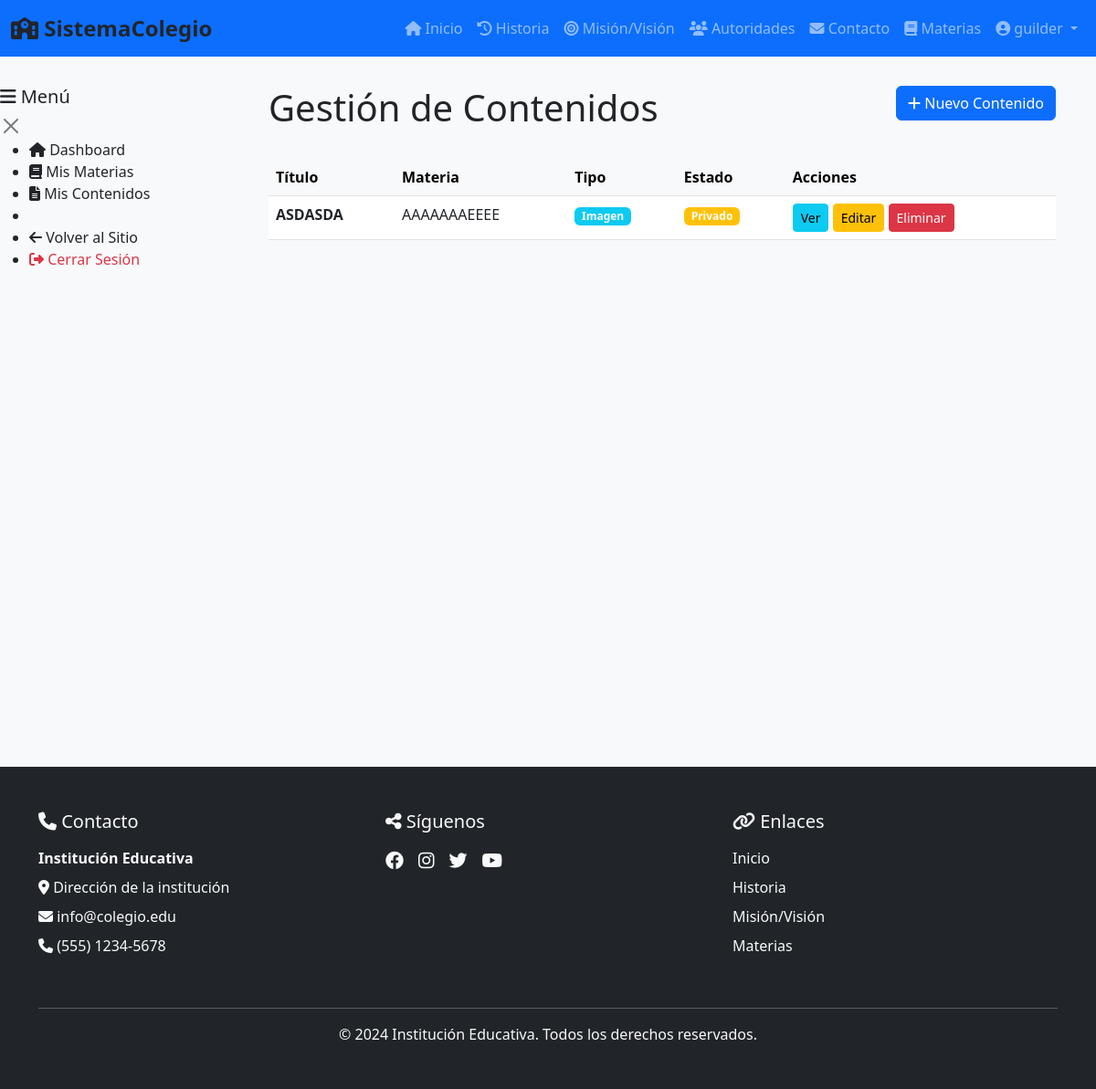
Screenshot of /contenidos-gestion/ (signed in) with the database file from the repository.
### core/models.py (models this page shows, shortened)
class Contenido(models.Model):
    TIPO_CHOICES = [
        ('texto', 'Texto'),
        ('video', 'Video'),
        ('documento', 'Documento'),
        ('imagen', 'Imagen'),
        ('multimedia', 'Multimedia'),
    ]
    ESTADO_CHOICES = [
        ('privado', 'Privado'),
        ('publico', 'Público'),
    ]
    materia = models.ForeignKey(Materia, on_delete=models.CASCADE)
    titulo = models.CharField(max_length=200)
    descripcion = models.TextField(blank=True)
    tipo = models.CharField(max_length=20, choices=TIPO_CHOICES, default='texto')
    archivo = models.FileField(upload_to='contenidos/', blank=True, null=True)
    estado_publicacion = models.CharField(max_length=20, choices=ESTADO_CHOICES, default='privado')
    fecha_creacion = models.DateTimeField(auto_now_add=True)
    class Meta:
        ordering = ['-fecha_creacion']

class Materia(models.Model):
    ESTADO_CHOICES = [
        ('borrador', 'Borrador'),
        ('publicada', 'Publicada'),
    ]
    profesor = models.ForeignKey(ProfesorProfile, on_delete=models.CASCADE)
    nombre = models.CharField(max_length=200)
    descripcion = models.TextField(blank=True)
    estado_publicacion = models.CharField(max_length=20, choices=ESTADO_CHOICES, default='borrador')
    fecha_creacion = models.DateTimeField(auto_now_add=True)
    class Meta:
        ordering = ['-fecha_creacion']

### core/views.py (the view)
# urls.py: path('contenidos-gestion/', views.ContenidosGestionView.as_view(), name='contenidos_gestion'),
class ContenidosGestionView(LoginRequiredMixin, TemplateView):
    template_name = 'contenidos/lista.html'
    def get_context_data(self, **kwargs):
        context = super().get_context_data(**kwargs)
        context['show_sidebar'] = True
        profesor_profile, _ = ProfesorProfile.objects.get_or_create(user=self.request.user)
        context['contenidos'] = Contenido.objects.filter(materia__profesor=profesor_profile).select_related('materia')
        context['materias'] = Materia.objects.filter(profesor=profesor_profile)
        return context

### templates/contenidos/lista.html (shortened to what this page needs)
{% extends "base.html" %}
{% load static %}
{% block content %}
<div style="display: flex; min-height: calc(100vh - 70px);">
    <main style="flex: 1; padding: 2rem; width: 100%;">
        <div class="container-fluid">
            <div class="row mb-4">
                <div class="col">
                    <h1>Gestión de Contenidos</h1>
                </div>
                <div class="col-auto">
                    <button class="btn btn-primary" data-bs-toggle="modal" data-bs-target="#crearContenidoModal">
                        <i class="fas fa-plus"></i> Nuevo Contenido
                    </button>
                </div>
            </div>
            {% if contenidos %}
                <div class="table-responsive">
                    <table class="table table-hover">
                        <thead class="table-light">
                            <tr>
                                <th>Título</th>
                                <th>Materia</th>
                                <th>Tipo</th>
                                <th>Estado</th>
                                <th>Acciones</th>
                            </tr>
                        </thead>
                        <tbody id="contenidosTableBody">
                            {% for contenido in contenidos %}
                                <tr>
                                    <td><strong>{{ contenido.titulo }}</strong></td>
                                    <td>{{ contenido.materia.nombre }}</td>
                                    <td>
                                        <span class="badge bg-info">
                                            {{ contenido.get_tipo_display }}
                                        </span>
                                    </td>
                                    <td>
                                        <span class="badge {% if contenido.estado_publicacion == 'publico' %}bg-success{% else %}bg-warning{% endif %}">
                                            {{ contenido.get_estado_publicacion_display }}
                                        </span>
                                    </td>
                                    <td>
                                        <button class="btn btn-sm btn-info" data-ver-contenido="{{ contenido.id }}">
                                            Ver
                                        </button>
                                        <button class="btn btn-sm btn-warning" data-editar-contenido="{{ contenido.id }}" data-bs-toggle="modal" data-bs-target="#editarContenidoModal">
                                            Editar
                                        </button>
                                        <button class="btn btn-sm btn-danger" data-eliminar-contenido="{{ contenido.id }}" data-contenido-titulo="{{ contenido.titulo }}">
                                            Eliminar
                                        </button>
                                    </td>
                                </tr>
                            {% endfor %}
                        </tbody>
                    </table>
                </div>
            {% endif %}
        </div>
    </main>
</div>
{% endblock %}

### templates/componentes/navbar.html (shortened to what this page needs)
{% load static %}
<nav class="navbar navbar-expand-lg navbar-dark bg-primary sticky-top">
    <div class="container-fluid">
        <a class="navbar-brand fw-bold" href="/">
            <i class="fas fa-school"></i> SistemaColegio
        </a>
        <div class="collapse navbar-collapse" id="navbarNav">
            <ul class="navbar-nav ms-auto">
                <li class="nav-item">
                    <a class="nav-link" href="/">
                        <i class="fas fa-home"></i> Inicio
                    </a>
                </li>
                <li class="nav-item">
                    <a class="nav-link" href="/historia/">
                        <i class="fas fa-history"></i> Historia
                    </a>
                </li>
                <li class="nav-item">
                    <a class="nav-link" href="/mision-vision/">
                        <i class="fas fa-bullseye"></i> Misión/Visión
                    </a>
                </li>
                <li class="nav-item">
                    <a class="nav-link" href="/autoridades/">
                        <i class="fas fa-users"></i> Autoridades
                    </a>
                </li>
                <li class="nav-item">
                    <a class="nav-link" href="/contacto/">
                        <i class="fas fa-envelope"></i> Contacto
                    </a>
                </li>
                <li class="nav-item">
                    <a class="nav-link" href="/materias/">
                        <i class="fas fa-book"></i> Materias
                    </a>
                </li>
                {% if user.is_authenticated %}
                    <li class="nav-item dropdown">
                        <a class="nav-link dropdown-toggle" href="#" id="userDropdown" role="button" data-bs-toggle="dropdown">
                            <i class="fas fa-user-circle"></i> {{ user.first_name|default:user.username }}
                        </a>
                    </li>
                {% else %}
                    <li class="nav-item">
                        <a class="nav-link btn btn-light btn-sm text-dark ms-2" href="#" data-bs-toggle="modal" data-bs-target="#loginModal">
                            <i class="fas fa-sign-in-alt"></i> Iniciar
                        </a>
                    </li>
                {% endif %}
            </ul>
        </div>
    </div>
</nav>

### static/css/base.css (style rules this page uses)
* { margin: 0; padding: 0; box-sizing: border-box; }
body { font-family: 'Segoe UI', Tahoma, Geneva, Verdana, sans-serif; background-color: #f8f9fa; color: #212529; }

### static/css/componentes/navbar.css (style rules this page uses)
.navbar { background-color: #ffffff; box-shadow: var(--shadow); position: sticky; top: 0; z-index: 100; }
.navbar-brand { font-size: 1.5rem; font-weight: 700; color: var(--primary); text-decoration: none; }

### rows the page displays
Contenido: titulo "ASDASDA", materia.nombre "AAAAAAAEEEE", tipo "Imagen", estado_publicacion "Privado"

### other values shown
{{ user.first_name|default:user.username }} "guilder"
